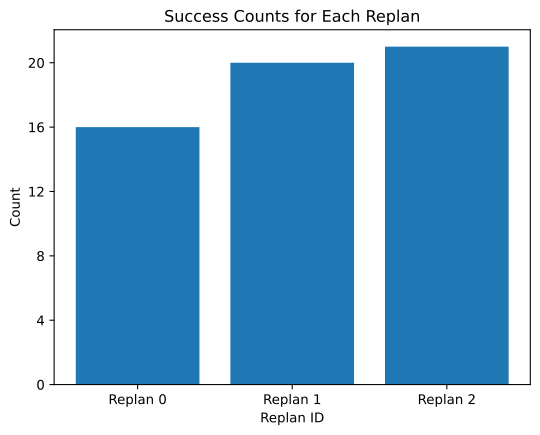

Reproduce this figure in Python.
import json
import matplotlib.pyplot as plt
from matplotlib.ticker import MultipleLocator

with open('research_results_20250824_192037.json', 'r') as file:
    data = json.load(file)

dat = [16, 20, 21]

plt.xlabel("Replan ID")
plt.ylabel("Count")
plt.title("Success Counts for Each Replan")

plt.gca().yaxis.set_major_locator(MultipleLocator(4))

plt.bar(["Replan 0", "Replan 1", "Replan 2"], dat)

plt.savefig("fig_4.svg", bbox_inches="tight")
